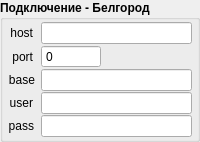
           <widget class="QGroupBox" name="groupBox">
            <property name="minimumSize">
             <size>
              <width>150</width>
              <height>0</height>
             </size>
            </property>
            <property name="font">
             <font>
              <weight>75</weight>
              <bold>true</bold>
             </font>
            </property>
            <property name="title">
             <string>Подключение - Белгород</string>
            </property>
            <layout class="QFormLayout" name="formLayout_3">
             <property name="fieldGrowthPolicy">
              <enum>QFormLayout::AllNonFixedFieldsGrow</enum>
             </property>
             <property name="horizontalSpacing">
              <number>6</number>
             </property>
             <property name="verticalSpacing">
              <number>1</number>
             </property>
             <property name="leftMargin">
              <number>5</number>
             </property>
             <property name="topMargin">
              <number>2</number>
             </property>
             <property name="rightMargin">
              <number>5</number>
             </property>
             <property name="bottomMargin">
              <number>2</number>
             </property>
             <item row="0" column="0">
              <widget class="QLabel" name="label_7">
               <property name="minimumSize">
                <size>
                 <width>25</width>
                 <height>0</height>
                </size>
               </property>
               <property name="font">
                <font>
                 <weight>50</weight>
                 <bold>false</bold>
                </font>
               </property>
               <property name="text">
                <string>host</string>
               </property>
               <property name="alignment">
                <set>Qt::AlignRight|Qt::AlignTrailing|Qt::AlignVCenter</set>
               </property>
              </widget>
             </item>
             <item row="0" column="1">
              <widget class="QLineEdit" name="ln_belg_host">
               <property name="font">
                <font>
                 <weight>50</weight>
                 <bold>false</bold>
                </font>
               </property>
              </widget>
             </item>
             <item row="1" column="0">
              <widget class="QLabel" name="label_8">
               <property name="minimumSize">
                <size>
                 <width>25</width>
                 <height>0</height>
                </size>
               </property>
               <property name="font">
                <font>
                 <weight>50</weight>
                 <bold>false</bold>
                </font>
               </property>
               <property name="text">
                <string>port</string>
               </property>
               <property name="alignment">
                <set>Qt::AlignRight|Qt::AlignTrailing|Qt::AlignVCenter</set>
               </property>
              </widget>
             </item>
             <item row="1" column="1">
              <widget class="QSpinBox" name="spin_belg_port">
               <property name="minimumSize">
                <size>
                 <width>60</width>
                 <height>0</height>
                </size>
               </property>
               <property name="maximumSize">
                <size>
                 <width>60</width>
                 <height>16777215</height>
                </size>
               </property>
               <property name="font">
                <font>
                 <weight>50</weight>
                 <bold>false</bold>
                </font>
               </property>
               <property name="buttonSymbols">
                <enum>QAbstractSpinBox::NoButtons</enum>
               </property>
               <property name="maximum">
                <number>99999</number>
               </property>
              </widget>
             </item>
             <item row="2" column="0">
              <widget class="QLabel" name="label_9">
               <property name="minimumSize">
                <size>
                 <width>25</width>
                 <height>0</height>
                </size>
               </property>
               <property name="font">
                <font>
                 <weight>50</weight>
                 <bold>false</bold>
                </font>
               </property>
               <property name="text">
                <string>base</string>
               </property>
               <property name="alignment">
                <set>Qt::AlignRight|Qt::AlignTrailing|Qt::AlignVCenter</set>
               </property>
              </widget>
             </item>
             <item row="2" column="1">
              <widget class="QLineEdit" name="ln_belg_base">
               <property name="font">
                <font>
                 <weight>50</weight>
                 <bold>false</bold>
                </font>
               </property>
              </widget>
             </item>
             <item row="3" column="0">
              <widget class="QLabel" name="label_18">
               <property name="minimumSize">
                <size>
                 <width>25</width>
                 <height>0</height>
                </size>
               </property>
               <property name="font">
                <font>
                 <weight>50</weight>
                 <bold>false</bold>
                </font>
               </property>
               <property name="text">
                <string>user</string>
               </property>
               <property name="alignment">
                <set>Qt::AlignRight|Qt::AlignTrailing|Qt::AlignVCenter</set>
               </property>
              </widget>
             </item>
             <item row="3" column="1">
              <widget class="QLineEdit" name="ln_belg_user">
               <property name="font">
                <font>
                 <weight>50</weight>
                 <bold>false</bold>
                </font>
               </property>
              </widget>
             </item>
             <item row="4" column="0">
              <widget class="QLabel" name="label_19">
               <property name="minimumSize">
                <size>
                 <width>25</width>
                 <height>0</height>
                </size>
               </property>
               <property name="font">
                <font>
                 <weight>50</weight>
                 <bold>false</bold>
                </font>
               </property>
               <property name="text">
                <string>pass</string>
               </property>
               <property name="alignment">
                <set>Qt::AlignRight|Qt::AlignTrailing|Qt::AlignVCenter</set>
               </property>
              </widget>
             </item>
             <item row="4" column="1">
              <widget class="QLineEdit" name="ln_belg_pass">
               <property name="font">
                <font>
                 <weight>50</weight>
                 <bold>false</bold>
                </font>
               </property>
               <property name="echoMode">
                <enum>QLineEdit::Password</enum>
               </property>
              </widget>
             </item>
            </layout>
           </widget>
